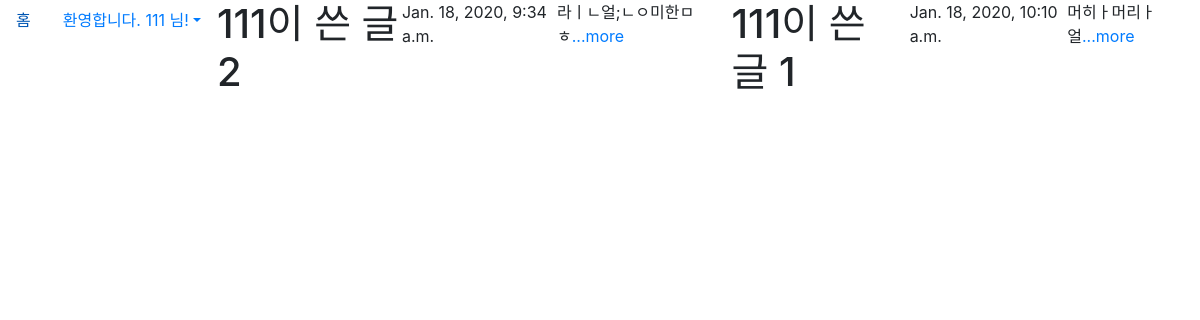
The page /myapp/showlist/ (signed in) on the database as committed earlier.
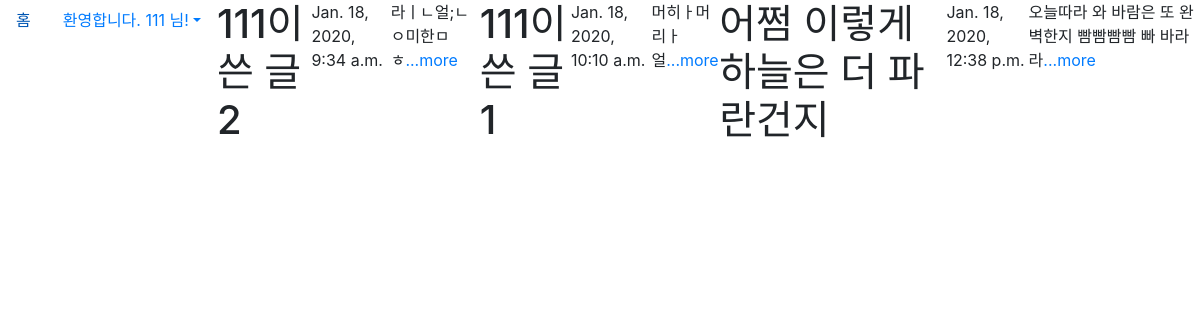
The same page on the database as committed later.
### myapp/models.py (models this page shows, shortened)
class Letter(models.Model):
    writer = models.ForeignKey(User, null=True, on_delete=models.CASCADE, related_name='letters')
    title = models.CharField(max_length=50)
    pub_date = models.DateTimeField(auto_now_add=True)
    body = models.TextField(max_length=200)
    letter_hit = models.PositiveIntegerField(default=0)
    bgm = models.URLField(max_length=200)
    def summary(self):
        return self.body[:100]

### myapp/views.py (the view)
# urls.py: path('showlist/', views.showlist, name = 'showlist'),
def showlist(request):
    letters = Letter.objects.filter(writer=request.user)
    return render(request, 'myapp/showlist.html', {'letters' : letters})

### myapp/templates/myapp/showlist.html
{% extends 'base.html' %}
{% block content %}
{% for letter in letters.all %}
    <h1>{{letter.title}}</h1>
    <p>{{letter.pub_date}}</p>
    <p>{{letter.summary}}<a href="{% url 'detail' letter.id %}">...more</a></p>
{% endfor %}
{% endblock %}

Rows that differ between the two databases and show on the page:
added Letter: title "어쩜 이렇게 하늘은 더 파란건지", pub_date "Jan. 18, 2020, 12:38 p.m.", summary "오늘따라 와 바람은 또 완벽한지 빰빰빰빰 빠 바라라"
